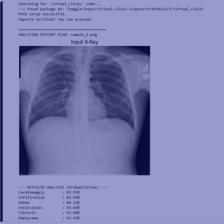
#> input picture backend/uploads/heatmap_1775151631.007083_WhatsApp Image 2026-02-12 at 5.44.47 PM (1).jpeg, 224 x 224 px
$ python -i real_model.py   (imports and definitions only)
#> lines starting #> are read from the running program, lines starting #| are printed output that depends on the picture
import os
import random

CLASS_NAMES = ["Effusion", "Infiltration", "Atelectasis", "Mass", "Pneumothorax", "Consolidation", "Cardiomegaly", "Edema"]

def predict(image_path):
    """Zero-memory fake prediction for cloud presentations."""
    try:
        # Determine disease
        is_normal = random.random() < 0.3 # 30% chance of Normal
        if is_normal:
            disease = "No Findings (Normal)"
            confidence = round(random.uniform(0.85, 0.99), 2)
        else:
            disease = random.choice(CLASS_NAMES)
            confidence = round(random.uniform(0.65, 0.95), 2)

        # Determine if critical
        critical_diseases = ['Pneumothorax', 'Edema', 'Consolidation']
        is_critical = any(d in disease for d in critical_diseases) and confidence > 0.8

        # Determine Heatmap (Just return original image for zero-memory, OR you could add PIL logic here)
        heatmap_path = image_path.replace("uploads", "uploads/heatmaps")
        generate_gradcam(image_path, heatmap_path)

        return disease, confidence, heatmap_path, is_critical

    except Exception as e:
        print(f"Prediction Error: {e}")
        return "Normal", 0.99, image_path, False

def generate_gradcam(image_path, output_path):
    """Zero-memory mock Grad-CAM using purely PIL, removing the 100MB OpenCV dependency."""
    try:
        from PIL import Image, ImageDraw
        img = Image.open(image_path).convert('RGB')
#> img is the input picture: PIL image 224x224 RGB; mean R, G, B 129.5, 129.5, 179.5

        # Create a semi-transparent red overlay
        overlay = Image.new('RGBA', img.size, (255, 0, 0, 0))
        draw = ImageDraw.Draw(overlay)

        # Draw a blurry-looking targeted circle to look like a heatmap
        w, h = img.size
#> w = 224; h = 224
        cx = w // 2 + random.randint(-40, 40)
#> cx = 137
        cy = h // 2 + random.randint(-40, 40)
#> cy = 134
        radius = w // 4
#> radius = 56

        draw.ellipse((cx - radius, cy - radius, cx + radius, cy + radius), fill=(255, 50, 50, 120))

        # Combine
        img = img.convert('RGBA')
#> img: PIL image 224x224 RGBA
        final_img = Image.alpha_composite(img, overlay).convert('RGB')
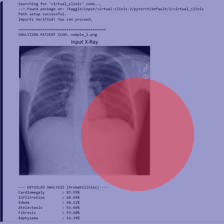
#> final_img: PIL image 224x224 RGB; mean R, G, B 142.6, 123.4, 168.7

        output_dir = os.path.dirname(output_path)
        if not os.path.exists(output_dir):
            os.makedirs(output_dir, exist_ok=True)

        final_img.save(output_path)
    except Exception as e:
        print(f"Mock Grad-CAM Error: {e}")

def send_email_alert(disease, patient_id, recipient_email):
    """Unchanged"""
    import smtplib
    from email.mime.text import MIMEText
    from email.mime.multipart import MIMEMultipart

    SENDER_EMAIL = os.getenv("SENDER_EMAIL")
    SENDER_PASSWORD = os.getenv("SENDER_PASSWORD")

    if not SENDER_EMAIL or not SENDER_PASSWORD:
        return

    msg = MIMEMultipart()
    msg['From'] = SENDER_EMAIL
    msg['To'] = recipient_email
    msg['Subject'] = f"CRITICAL DIAGNOSTIC ALERT: {disease}"

    body = f"Hello,\n\nOur AI system has detected a critical finding: {disease}.\nPlease consult your doctor immediately.\nPatient ID: {patient_id}\n\nRegards,\nVirtual Clinic Team"
    msg.attach(MIMEText(body, 'plain'))

    try:
        server = smtplib.SMTP('smtp.gmail.com', 587)
        server.starttls()
        server.login(SENDER_EMAIL, SENDER_PASSWORD)
        server.send_message(msg)
        server.quit()
    except Exception as e:
        print(f"Email Error: {e}")

>>> result = predict('uploads/heatmap_1775151631.007083_WhatsApp Image 2026-02-12 at 5.44.47 PM (1).jpeg')

$ run again, on backend/uploads/1775140290.946988_00028173_004.png
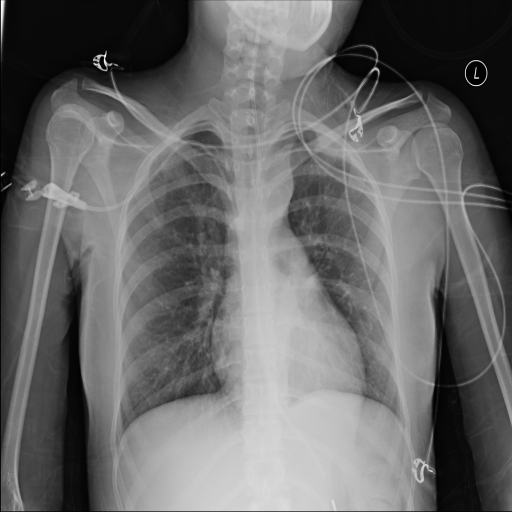
#> input picture backend/uploads/1775140290.946988_00028173_004.png, 1024 x 1024 px (shown at 1/2 size)
#> in generate_gradcam, `final_img = Image.alpha_composite(img, overlay).convert('RGB')`:
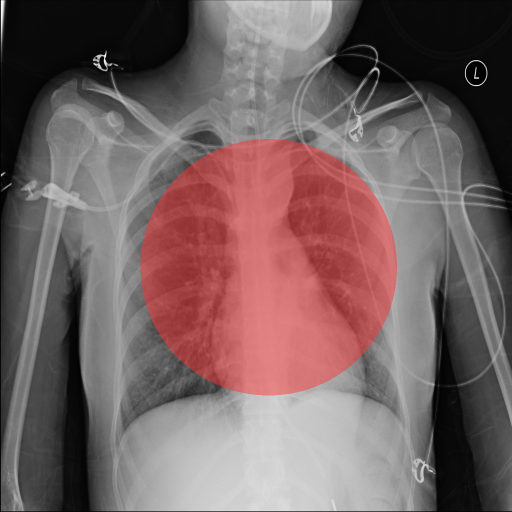
#> final_img: PIL image 1024x1024 RGB (shown at 1/2 size); mean R, G, B 116.9, 97.9, 97.9

$ run again, on backend/uploads/1775140820.699748_00028173_005.png
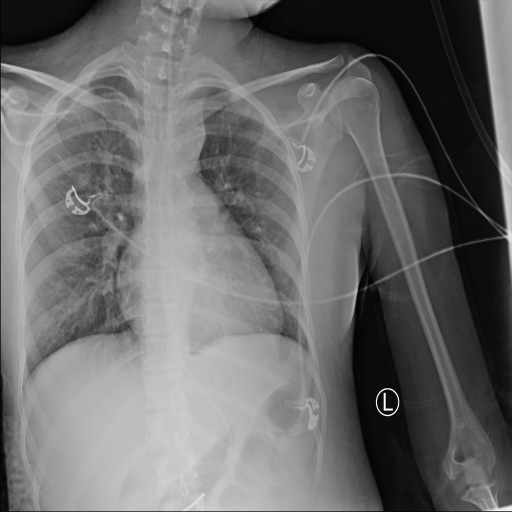
#> input picture backend/uploads/1775140820.699748_00028173_005.png, 1024 x 1024 px (shown at 1/2 size)
#> in generate_gradcam, `final_img = Image.alpha_composite(img, overlay).convert('RGB')`:
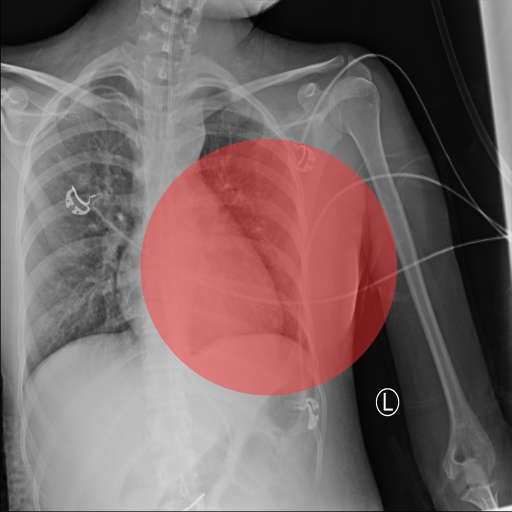
#> final_img: PIL image 1024x1024 RGB (shown at 1/2 size); mean R, G, B 119.7, 100.7, 100.7
